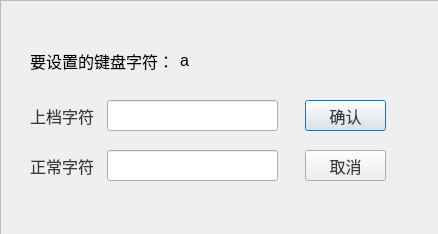
<?xml version="1.0" encoding="UTF-8"?>
<ui version="4.0">
 <class>CustomKeyDialog</class>
 <widget class="QDialog" name="CustomKeyDialog">
  <property name="geometry">
   <rect>
    <x>0</x>
    <y>0</y>
    <width>438</width>
    <height>234</height>
   </rect>
  </property>
  <property name="windowTitle">
   <string>键盘字符设置</string>
  </property>
  <property name="modal">
   <bool>true</bool>
  </property>
  <widget class="QFrame" name="frame">
   <property name="geometry">
    <rect>
     <x>0</x>
     <y>0</y>
     <width>441</width>
     <height>241</height>
    </rect>
   </property>
   <property name="frameShape">
    <enum>QFrame::StyledPanel</enum>
   </property>
   <property name="frameShadow">
    <enum>QFrame::Raised</enum>
   </property>
   <widget class="QPushButton" name="btnOk">
    <property name="geometry">
     <rect>
      <x>305</x>
      <y>100</y>
      <width>81</width>
      <height>31</height>
     </rect>
    </property>
    <property name="font">
     <font>
      <pointsize>12</pointsize>
     </font>
    </property>
    <property name="styleSheet">
     <string notr="true">color: rgb(56, 56, 56);</string>
    </property>
    <property name="text">
     <string>确认</string>
    </property>
   </widget>
   <widget class="QPushButton" name="btnCancle">
    <property name="geometry">
     <rect>
      <x>305</x>
      <y>150</y>
      <width>81</width>
      <height>31</height>
     </rect>
    </property>
    <property name="font">
     <font>
      <pointsize>12</pointsize>
     </font>
    </property>
    <property name="styleSheet">
     <string notr="true">color: rgb(56, 56, 56);</string>
    </property>
    <property name="text">
     <string>取消</string>
    </property>
   </widget>
   <widget class="QLabel" name="label_2">
    <property name="geometry">
     <rect>
      <x>30</x>
      <y>100</y>
      <width>71</width>
      <height>31</height>
     </rect>
    </property>
    <property name="font">
     <font>
      <pointsize>12</pointsize>
     </font>
    </property>
    <property name="styleSheet">
     <string notr="true">color: rgb(56, 56, 56);</string>
    </property>
    <property name="text">
     <string>上档字符</string>
    </property>
   </widget>
   <widget class="QLabel" name="label_3">
    <property name="geometry">
     <rect>
      <x>30</x>
      <y>150</y>
      <width>71</width>
      <height>31</height>
     </rect>
    </property>
    <property name="font">
     <font>
      <pointsize>12</pointsize>
     </font>
    </property>
    <property name="styleSheet">
     <string notr="true">color: rgb(56, 56, 56);</string>
    </property>
    <property name="text">
     <string>正常字符</string>
    </property>
   </widget>
   <widget class="QLineEdit" name="ledtShift">
    <property name="geometry">
     <rect>
      <x>107</x>
      <y>100</y>
      <width>171</width>
      <height>31</height>
     </rect>
    </property>
    <property name="styleSheet">
     <string notr="true">color: rgb(56, 56, 56);</string>
    </property>
    <property name="text">
     <string/>
    </property>
    <property name="maxLength">
     <number>1</number>
    </property>
   </widget>
   <widget class="QLineEdit" name="ledtComm">
    <property name="geometry">
     <rect>
      <x>107</x>
      <y>150</y>
      <width>171</width>
      <height>31</height>
     </rect>
    </property>
    <property name="styleSheet">
     <string notr="true">color: rgb(56, 56, 56);</string>
    </property>
    <property name="maxLength">
     <number>1</number>
    </property>
   </widget>
   <widget class="QLabel" name="label_4">
    <property name="geometry">
     <rect>
      <x>30</x>
      <y>50</y>
      <width>151</width>
      <height>21</height>
     </rect>
    </property>
    <property name="font">
     <font>
      <pointsize>12</pointsize>
     </font>
    </property>
    <property name="text">
     <string>要设置的键盘字符：</string>
    </property>
   </widget>
   <widget class="QLabel" name="labelKeyName">
    <property name="geometry">
     <rect>
      <x>180</x>
      <y>50</y>
      <width>67</width>
      <height>21</height>
     </rect>
    </property>
    <property name="font">
     <font>
      <pointsize>12</pointsize>
     </font>
    </property>
    <property name="text">
     <string>a</string>
    </property>
   </widget>
  </widget>
 </widget>
 <resources/>
 <connections/>
</ui>
